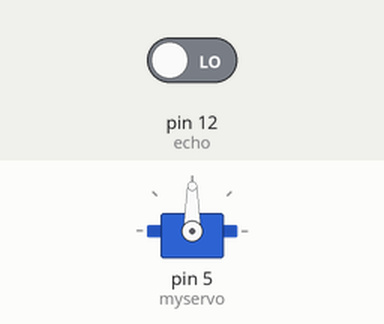
Bench run of a sketch on a simulated Arduino Uno, built with avr-gcc and run on an emulated ATmega328P. On the bench: servo. The inputs (shaded band) are chosen by the test bench; at power-on: pin 12 (echo) LOW. What the sketch prints to the serial monitor is not drawn.

Above: at 0.1 s.
Timing chart, 0 to 2.5 s (numbered marks = the images above):
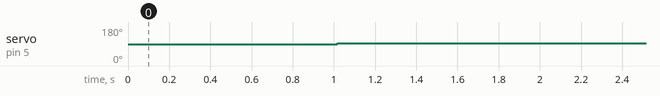

Measured:
- by itself, servo on pin 5 (myservo): 90° → 95° at 1.0 s

The sketch:

Hallo_Functions.ino
```cpp
#include <Servo.h>

Servo myservo;//defines servo
int echo = 12;
int trig = 11;
int duration = 0;
int dur2 = 0;
void setup()
{

	Serial.begin(9600);
	pinMode(trig, OUTPUT);
	pinMode(echo, INPUT);
	myservo.attach(5);//attaches servo to pin 5
}

void loop()
{
 	pulse();
 	if(dur2 <= 5 && dur2 >=0)//checks that duration from trigger to echo is between zero and five
	 {
	 	myservo.write(95);
	 }
	 else if(dur2 <= 10 && dur2 >= 5)
	 {
	 	myservo.write(85);//moves servo opposite direction
	 }
	 else
	 {
	 	myservo.write(90);//stops servo
	 }
Serial.println(dur2);
delay(20);
}

void pulse()//pulse is the trigger to echo commands
{
	digitalWrite(trig, LOW);
	delay(5);
	digitalWrite(trig, HIGH);//turns on the sensor
	delay(10);
	digitalWrite(trig, LOW);

   duration = pulseIn(echo, HIGH);//finds time from trigger send to return
   dur2 = duration/2/29.1;//changes the value from seconds to cm
}
```
